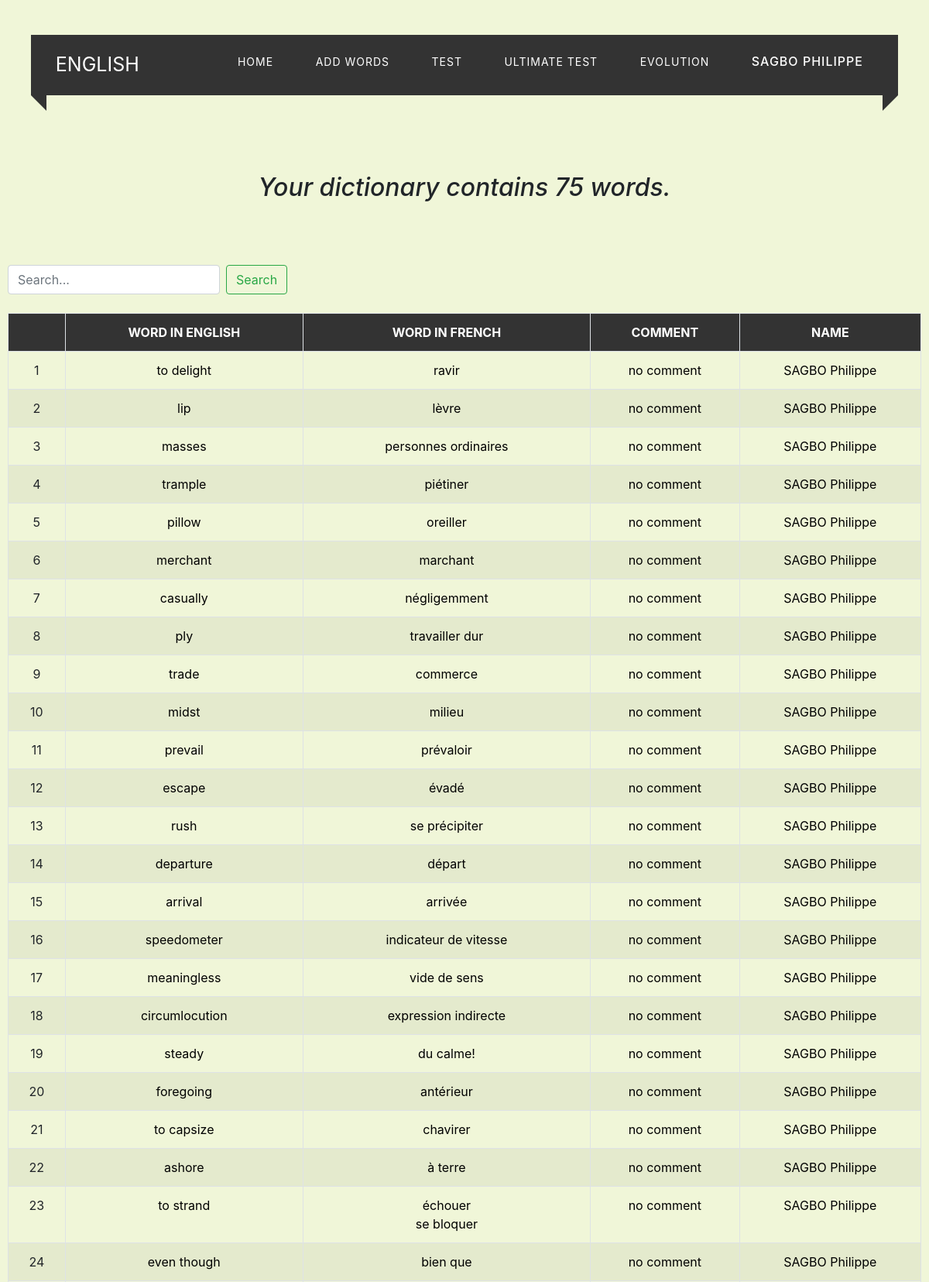
/admin_accueil (signed in, upper part), run on the app's committed database.
### dico/models.py (models this page shows, shortened)
class Word(models.Model):
    username = models.CharField(max_length=1000)
    mot = models.CharField(max_length=100)
    comment = models.TextField(null=True, blank=True)
    date = models.DateTimeField(default=timezone.now)
    synonym = models.ManyToManyField(Wordnym, blank=True)
    translate_word = models.ManyToManyField(WordTranslate)
    translate_mot = models.CharField(max_length=100)
    date_challenge = models.DateTimeField(default=timezone.now)
    score_d = models.DecimalField(default=Decimal(0), max_digits=3, decimal_places=2)
    score = models.DecimalField(default=Decimal(0), max_digits=3, decimal_places=2)
    ultimate = models.IntegerField(default=0)

class WordTranslate(models.Model):
    username = models.CharField(max_length=1000)
    mot = models.CharField(max_length=100)
    ultimate = models.IntegerField(default=0)

### dico/views.py (the view, shortened to what this page needs)
# urls.py: path("admin_accueil", views.admin_accueil, name="admin_accueil"),
@login_required(login_url='connexion')
def admin_accueil(request):
    number_user = NumberWord.objects.get_or_create(username=str(request.user))[0]
    a=number_user
    prof = number_user.prof
    students = []
    dico1 = []
    dico2 = []
    students = []
    ultimate_number1 = 0
    for user in User.objects.all():
        number_user_student = NumberWord.objects.get(username=user.username)
        if number_user_student.prof.upper() == prof.upper() and prof.upper() != number_user_student.username.upper():
            ultimate_number1 = ultimate_number1 + number_user_student.number
            students.append(user)
            for mot1 in Word.objects.filter(username=user.username):
                dico1.append(mot1)
            for mot2 in WordTranslate.objects.filter(username=user.username):
                dico2.append(mot2)
    ultimate_number = ultimate_number1
    return render(request, "dico/admin_accueil.html", locals())

### dico/templates/dico/admin_accueil.html (shortened to what this page needs)
{% extends "dico/base.html" %}
{% load static dico_extras humanize %}
{% block content %}
<h2><em>
{% if ultimate_number == 0 %}
Your dictionary is empty. </br></br>
<a class="btn btn-outline-success my-2 my-sm-0" href="{% url 'append_word' %}" ><strong>Add words</strong></a>
{% else %}
Your dictionary contains {{ ultimate_number|apnumber }} word{{ ultimate_number|pluralize:",s" }}.
</em></h2>
<form class="form-inline my-2 my-lg-0">
	<input
	class="form-control mr-sm-2"
	type="search" placeholder="Search..."
	aria-label="Search"
	name="search"
	value="{{ search_term }}">
	<button class="btn btn-outline-success my-2 my-sm-0" type="submit">Search</button>
</form>
<table class="table table-bordered table-striped">
	<tr class="success">
		<th></th>
		<th>Word in english</th>
		<th>Word in french</th>
		<th>Comment</th>
		<th>Name</th>
	</tr>
	{% for mot in dico1 %}
	<tr>
		<td>{{ forloop.counter }}</td>
		<td><a class="infos" href="{% url 'info' word=mot.mot number=1 username=mot.username %}">{{ mot.mot }}</a></br>
			</td>
		<td>{% for trans in mot.translate_word.all %}
			<a class="infos" href="{% url 'info' word=trans.mot number=3 username=mot.username %}">{{ trans.mot }}</a></br>
			{% endfor %}</td>
		<td>
			{% if mot.comment == "" %}
				<a class="infos" href="{% url 'info' word=mot.mot number=4 username=mot.username %}">no comment</a>
			{% else %}
				<a class="infos" href="{% url 'info' word=mot.mot number=4 username=mot.username %}">{{ mot.comment|safe }}</a>
			{% endif %}
		</td>
		<td>
			<a class="infos" href="{% url 'admin_affiche_graphe' username=mot.username %}">{{ mot.username }}</a>
		</td>
	</tr>
	{% endfor %}
</table>
{% endif %}
{% endblock %}

### dico/templates/dico/base.html (shortened to what this page needs)
{% load static %}
<!DOCTYPE html>
<html>
<head>
	<link rel="stylesheet" href="{% static 'bootstrap/dist/css/bootstrap.min.css' %}">
	<link rel="stylesheet" href="{% static 'dico/style_base.css' %}">
</head>
	<body>
		{% block nav %}
		<div class="custom-padding">
			<nav>
				<div class="logo">English</div>
				<ul class="menu-area">
					{% if a.groupe_admin %}
					<li><a href="{% url 'admin_accueil' %}">Home</a></li>
					<li><a href="{% url 'account' %}"><h6>{{ request.user|truncatewords:10 }}</h6></a></li>
					{% else %}
					<li><a href="{% url 'accueil' %}">Home</a></li>
					<li><a href="{% url 'append_word' %}">Add words</a></li>
					<li><a href="{% url 'test' %}">Test</a></li>
					<li><a href="{% url 'ul_test' %}">Ultimate Test</a></li>
					<li><a href="{% url 'affiche_graphe' %}">Evolution</a></li>
					<li><a href="{% url 'account' %}"><h6>{{ request.user|truncatewords:10 }}</h6></a></li>
					{% endif %}
				</ul>
			</nav>
		</div>
		{% endblock %}
	{% block content %}{% endblock %}
	</body>
</html>

### dico/static/dico/style_base.css (style rules this page uses)
body { text-align: center; padding-top: 10px; background-size: cover; -webkit-background-size:cover; height: 100vh; background-color: #F0F6D8; margin: 10px; }
.menu-area li a { text-decoration: none color: #fff; letter-spacing: 1px; text-transform: uppercase; display: block; padding: 0 25px; font-size: 14px; line-height: 30px; position: relative; z-index: 1; }
.menu-area li { list-style: none; display: inline-block; }
.custom-padding { padding-top: 25px; }
nav { position: relative; padding: 20px 20px 10px 10px; text-align: right; z-index: 1; background: #333; margin: 0 auto; margin-bottom: 100px; width: calc(100% - 60px); }
.logo { width: 15%; float: left; text-transform: uppercase; color: #fff; font-size: 25px; text-align: left; padding-left: 2%; }
nav:before { position: absolute; content: ''; left: 0; top: 100%; border-top: 10px solid #333; border-right: 10px solid #333; border-left: 10px solid transparent; border-bottom: 10px solid transparent; }
nav:after { position: absolute; content: ''; border-top: 10px solid #333; border-left: 10px solid #333; border-right: 10px solid transparent; border-bottom: 10px solid transparent; top: 100%; right: 0; }
.menu-area li a { color: white; }
table { text-align: center; margin: auto; border-collapse: collapse; }
td, th { padding: 1em; border: 1px solid black; }
th { background-color: #333; color: white; text-transform: uppercase; }
a { text-decoration: none; color: black; }

### data on the page
Word: mot "to delight", comment "no comment", username "SAGBO Philippe"
Word: mot "lip", comment "no comment", username "SAGBO Philippe"
Word: mot "masses", comment "no comment", username "SAGBO Philippe"
Word: mot "trample", comment "no comment", username "SAGBO Philippe"
Word: mot "pillow", comment "no comment", username "SAGBO Philippe"
Word: mot "merchant", comment "no comment", username "SAGBO Philippe"
Word: mot "casually", comment "no comment", username "SAGBO Philippe"
Word: mot "ply", comment "no comment", username "SAGBO Philippe"
Word: mot "trade", comment "no comment", username "SAGBO Philippe"
Word: mot "midst", comment "no comment", username "SAGBO Philippe"
Word: mot "prevail", comment "no comment", username "SAGBO Philippe"
Word: mot "escape", comment "no comment", username "SAGBO Philippe"
Word: mot "rush", comment "no comment", username "SAGBO Philippe"
Word: mot "departure", comment "no comment", username "SAGBO Philippe"
Word: mot "arrival", comment "no comment", username "SAGBO Philippe"
Word: mot "speedometer", comment "no comment", username "SAGBO Philippe"
Word: mot "meaningless", comment "no comment", username "SAGBO Philippe"
Word: mot "circumlocution", comment "no comment", username "SAGBO Philippe"
Word: mot "steady", comment "no comment", username "SAGBO Philippe"
Word: mot "foregoing", comment "no comment", username "SAGBO Philippe"
Word: mot "to capsize", comment "no comment", username "SAGBO Philippe"
Word: mot "ashore", comment "no comment", username "SAGBO Philippe"
Word: mot "to strand", comment "no comment", username "SAGBO Philippe"
Word: mot "even though", comment "no comment", username "SAGBO Philippe"

### other printed values
{{ request.user|truncatewords:10 }} "SAGBO PHILIPPE"
{{ ultimate_number|apnumber }} "75"
